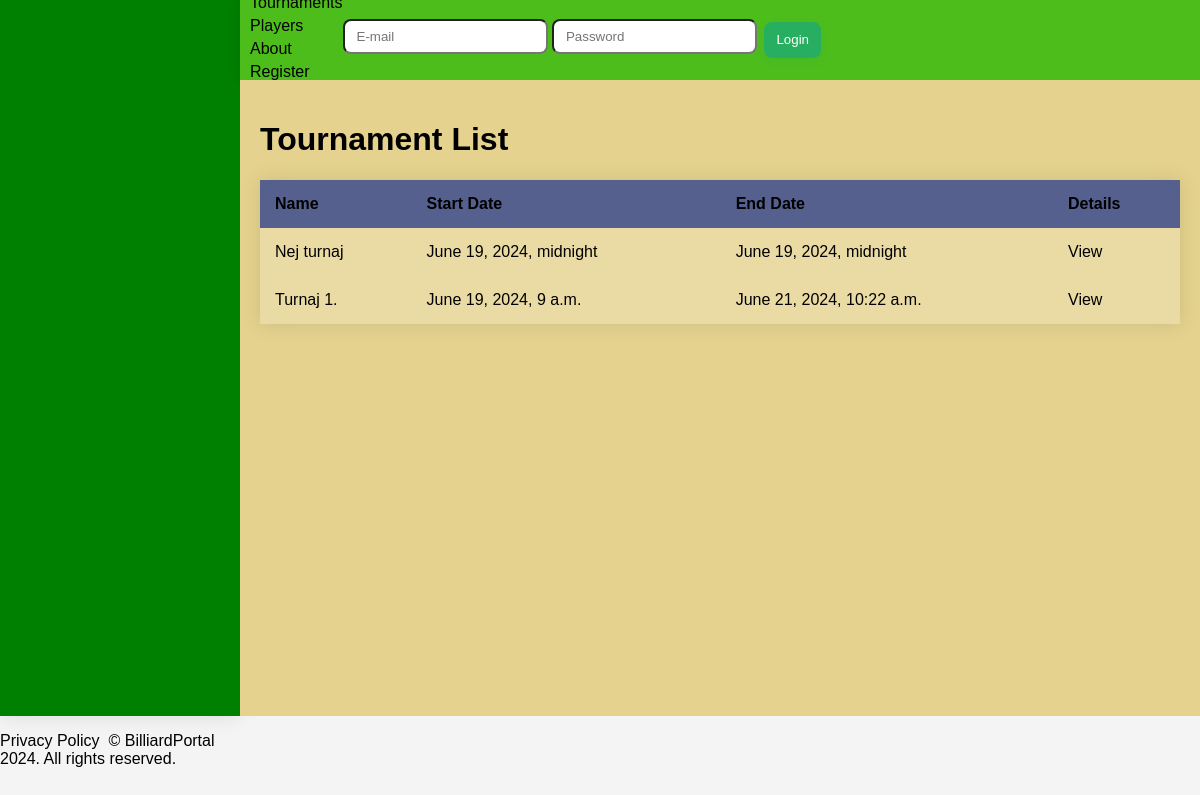
Page /tournament/ on the earlier database version.
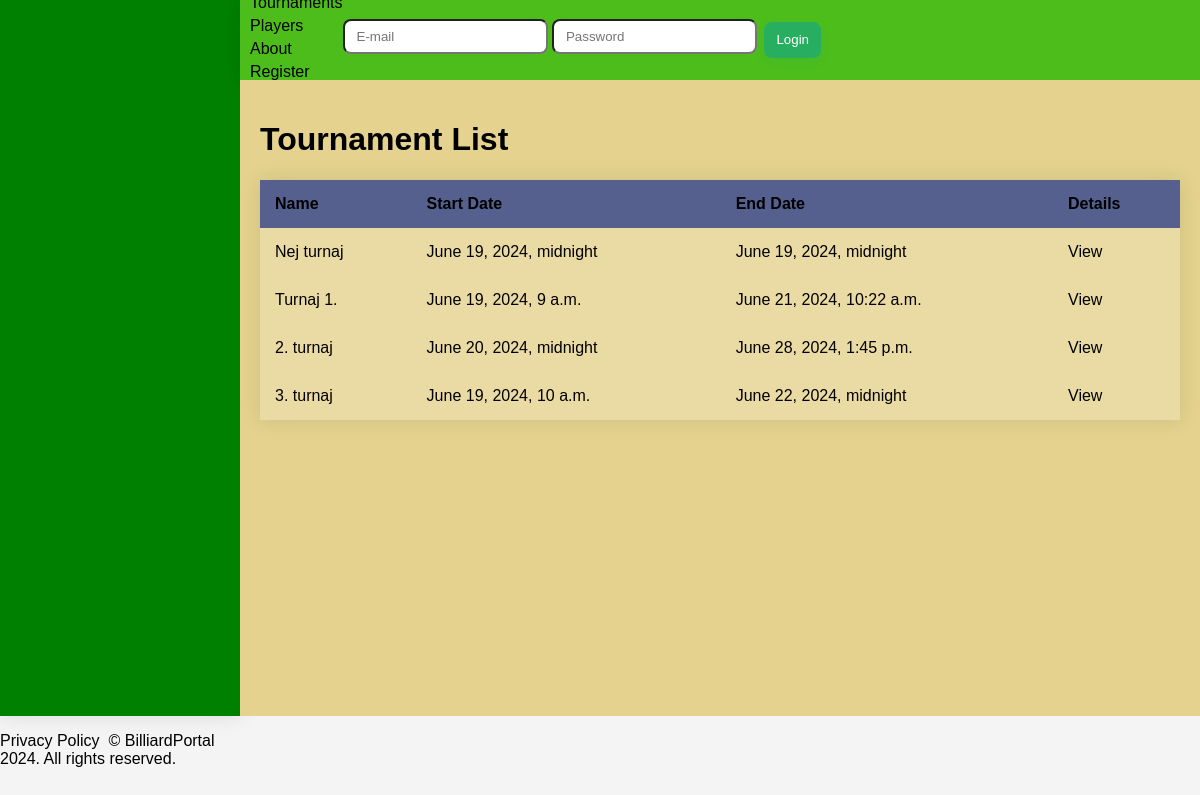
Same page on the later database version.
### tournaments/models.py (models this page shows, shortened)
class Tournament(models.Model):
    name = models.CharField(max_length=255)
    start_date = models.DateTimeField()
    end_date = models.DateTimeField()
    attachment = models.FileField(upload_to='attachments/', blank=True, null=True)
    organizers = models.ManyToManyField(Player, related_name='organized_tournaments')
    players = models.ManyToManyField(Player, related_name='participating_tournaments')

### tournaments/views.py (the view)
# urls.py: path('', TournamentListView.as_view(template_name="./tournament/tournament_list.html"), name='tournament_list'),
class TournamentListView(ListView):
    model = Tournament
    context_object_name = 'tournaments'
    def get_queryset(self):
        queryset = super().get_queryset()
        name = self.request.GET.get('name')
        start_date = self.request.GET.get('start_date')
        end_date = self.request.GET.get('end_date')
        if name:
            queryset = queryset.filter(name__icontains=name)
        if start_date:
            queryset = queryset.filter(start_date__gte=start_date)
        if end_date:
            queryset = queryset.filter(end_date__lte=end_date)
        return queryset

### templates/tournament/tournament_list.html (shortened to what this page needs)
{% extends "base.html" %}
{% block main_space %}
<h1>Tournament List</h1>
<table>
    <thead>
        <tr>
            <th>Name</th>
            <th>Start Date</th>
            <th>End Date</th>
            <th>Details</th>
        </tr>
    </thead>
    <tbody>
        {% for tournament in object_list %}
        <tr>
            <td>{{ tournament.name }}</td>
            <td>{{ tournament.start_date }}</td>
            <td>{{ tournament.end_date }}</td>
            <td><a href="{% url 'tournament_detail' tournament.pk %}">View</a>
            </td>
        </tr>
        {% endfor %}
    </tbody>
</table>
{% endblock main_space %}

Differences in the rows shown:
added Tournament: name "2. turnaj", start_date "June 20, 2024, midnight", end_date "June 28, 2024, 1:45 p.m."
added Tournament: name "3. turnaj", start_date "June 19, 2024, 10 a.m.", end_date "June 22, 2024, midnight"
